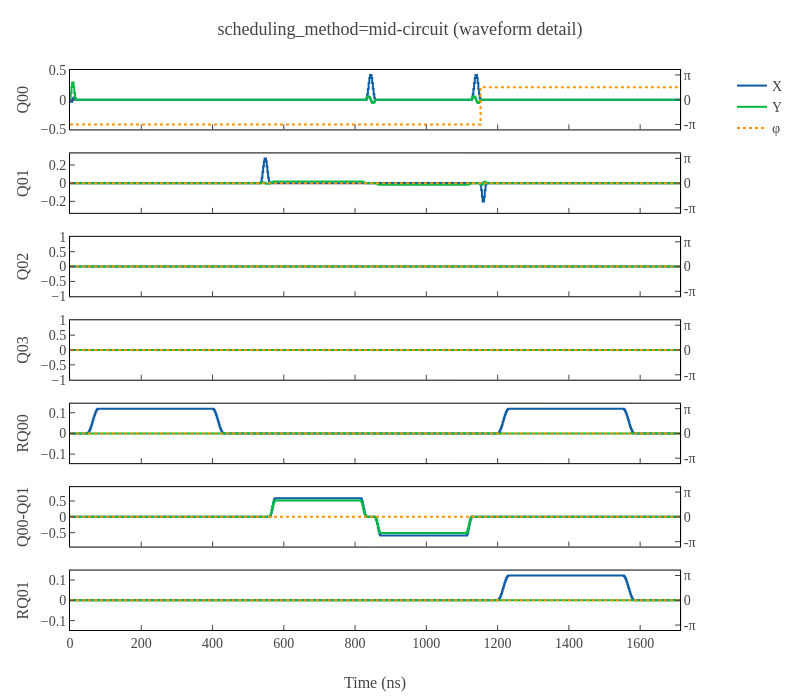

Notebook code cell kept with this figure:
### Markdown cell above
The same facts, numerically — the two readout windows on `RQ00` and the
in-window pulse on `Q01`:

### Code cell
schedule.plot(title="scheduling_method=mid-circuit (waveform detail)")

### Figure 1 — Plotly figure (JSON) as saved in the notebook; plotly's stock layout.template omitted (floating-point values rounded to 4 significant figures; data arrays with more than 128 entries replaced by an {"elided": "..."} marker saying what was removed)
{"data": [{"line": {"color": "#0C5DA5", "shape": "hv"}, "mode": "lines", "name": "X", "showlegend": true, "type": "scatter", "x": {"elided": "857 float values"}, "xaxis": "x", "y": {"elided": "857 float values"}, "yaxis": "y"}, {"line": {"color": "#00B945", "shape": "hv"}, "mode": "lines", "name": "Y", "showlegend": true, "type": "scatter", "x": {"elided": "857 float values"}, "xaxis": "x", "y": {"elided": "857 float values"}, "yaxis": "y"}, {"line": {"color": "#FF9500", "dash": "dot", "shape": "hv"}, "mode": "lines", "name": "φ", "showlegend": true, "type": "scatter", "x": {"elided": "857 float values"}, "xaxis": "x", "y": {"elided": "857 float values"}, "yaxis": "y2"}, {"line": {"color": "#0C5DA5", "shape": "hv"}, "mode": "lines", "name": "X", "showlegend": false, "type": "scatter", "x": {"elided": "857 float values"}, "xaxis": "x2", "y": {"elided": "857 float values"}, "yaxis": "y3"}, {"line": {"color": "#00B945", "shape": "hv"}, "mode": "lines", "name": "Y", "showlegend": false, "type": "scatter", "x": {"elided": "857 float values"}, "xaxis": "x2", "y": {"elided": "857 float values"}, "yaxis": "y3"}, {"line": {"color": "#FF9500", "dash": "dot", "shape": "hv"}, "mode": "lines", "name": "φ", "showlegend": false, "type": "scatter", "x": {"elided": "857 float values"}, "xaxis": "x2", "y": {"elided": "857 float values"}, "yaxis": "y4"}, {"line": {"color": "#0C5DA5", "shape": "hv"}, "mode": "lines", "name": "X", "showlegend": false, "type": "scatter", "x": {"elided": "857 float values"}, "xaxis": "x3", "y": {"elided": "857 float values"}, "yaxis": "y5"}, {"line": {"color": "#00B945", "shape": "hv"}, "mode": "lines", "name": "Y", "showlegend": false, "type": "scatter", "x": {"elided": "857 float values"}, "xaxis": "x3", "y": {"elided": "857 float values"}, "yaxis": "y5"}, {"line": {"color": "#FF9500", "dash": "dot", "shape": "hv"}, "mode": "lines", "name": "φ", "showlegend": false, "type": "scatter", "x": {"elided": "857 float values"}, "xaxis": "x3", "y": {"elided": "857 float values"}, "yaxis": "y6"}, {"line": {"color": "#0C5DA5", "shape": "hv"}, "mode": "lines", "name": "X", "showlegend": false, "type": "scatter", "x": {"elided": "857 float values"}, "xaxis": "x4", "y": {"elided": "857 float values"}, "yaxis": "y7"}, {"line": {"color": "#00B945", "shape": "hv"}, "mode": "lines", "name": "Y", "showlegend": false, "type": "scatter", "x": {"elided": "857 float values"}, "xaxis": "x4", "y": {"elided": "857 float values"}, "yaxis": "y7"}, {"line": {"color": "#FF9500", "dash": "dot", "shape": "hv"}, "mode": "lines", "name": "φ", "showlegend": false, "type": "scatter", "x": {"elided": "857 float values"}, "xaxis": "x4", "y": {"elided": "857 float values"}, "yaxis": "y8"}, {"line": {"color": "#0C5DA5", "shape": "hv"}, "mode": "lines", "name": "X", "showlegend": false, "type": "scatter", "x": {"elided": "857 float values"}, "xaxis": "x5", "y": {"elided": "857 float values"}, "yaxis": "y9"}, {"line": {"color": "#00B945", "shape": "hv"}, "mode": "lines", "name": "Y", "showlegend": false, "type": "scatter", "x": {"elided": "857 float values"}, "xaxis": "x5", "y": {"elided": "857 float values"}, "yaxis": "y9"}, {"line": {"color": "#FF9500", "dash": "dot", "shape": "hv"}, "mode": "lines", "name": "φ", "showlegend": false, "type": "scatter", "x": {"elided": "857 float values"}, "xaxis": "x5", "y": {"elided": "857 float values"}, "yaxis": "y10"}, {"line": {"color": "#0C5DA5", "shape": "hv"}, "mode": "lines", "name": "X", "showlegend": false, "type": "scatter", "x": {"elided": "857 float values"}, "xaxis": "x6", "y": {"elided": "857 float values"}, "yaxis": "y11"}, {"line": {"color": "#00B945", "shape": "hv"}, "mode": "lines", "name": "Y", "showlegend": false, "type": "scatter", "x": {"elided": "857 float values"}, "xaxis": "x6", "y": {"elided": "857 float values"}, "yaxis": "y11"}, {"line": {"color": "#FF9500", "dash": "dot", "shape": "hv"}, "mode": "lines", "name": "φ", "showlegend": false, "type": "scatter", "x": {"elided": "857 float values"}, "xaxis": "x6", "y": {"elided": "857 float values"}, "yaxis": "y12"}, {"line": {"color": "#0C5DA5", "shape": "hv"}, "mode": "lines", "name": "X", "showlegend": false, "type": "scatter", "x": {"elided": "857 float values"}, "xaxis": "x7", "y": {"elided": "857 float values"}, "yaxis": "y13"}, {"line": {"color": "#00B945", "shape": "hv"}, "mode": "lines", "name": "Y", "showlegend": false, "type": "scatter", "x": {"elided": "857 float values"}, "xaxis": "x7", "y": {"elided": "857 float values"}, "yaxis": "y13"}, {"line": {"color": "#FF9500", "dash": "dot", "shape": "hv"}, "mode": "lines", "name": "φ", "showlegend": false, "type": "scatter", "x": {"elided": "857 float values"}, "xaxis": "x7", "y": {"elided": "857 float values"}, "yaxis": "y14"}], "layout": {"height": 700, "title": {"text": "scheduling_method=mid-circuit (waveform detail)"}, "width": 800, "xaxis": {"anchor": "y", "domain": [0.0, 0.94], "matches": "x7", "showticklabels": false}, "xaxis2": {"anchor": "y3", "domain": [0.0, 0.94], "matches": "x7", "showticklabels": false}, "xaxis3": {"anchor": "y5", "domain": [0.0, 0.94], "matches": "x7", "showticklabels": false}, "xaxis4": {"anchor": "y7", "domain": [0.0, 0.94], "matches": "x7", "showticklabels": false}, "xaxis5": {"anchor": "y9", "domain": [0.0, 0.94], "matches": "x7", "showticklabels": false}, "xaxis6": {"anchor": "y11", "domain": [0.0, 0.94], "matches": "x7", "showticklabels": false}, "xaxis7": {"anchor": "y13", "domain": [0.0, 0.94], "title": {"text": "Time (ns)"}}, "yaxis": {"anchor": "x", "domain": [0.8939, 1.0], "range": [-0.5048, 0.5048], "title": {"text": "Q00"}}, "yaxis10": {"anchor": "x5", "overlaying": "y9", "range": [-3.77, 3.77], "side": "right", "ticktext": ["-π", "0", "π"], "tickvals": [-3.142, 0, 3.142]}, "yaxis11": {"anchor": "x6", "domain": [0.149, 0.2551], "range": [-0.9374, 0.9374], "title": {"text": "Q00-Q01"}}, "yaxis12": {"anchor": "x6", "overlaying": "y11", "range": [-3.77, 3.77], "side": "right", "ticktext": ["-π", "0", "π"], "tickvals": [-3.142, 0, 3.142]}, "yaxis13": {"anchor": "x7", "domain": [0.0, 0.1061], "range": [-0.1463, 0.1463], "title": {"text": "RQ01"}}, "yaxis14": {"anchor": "x7", "overlaying": "y13", "range": [-3.77, 3.77], "side": "right", "ticktext": ["-π", "0", "π"], "tickvals": [-3.142, 0, 3.142]}, "yaxis2": {"anchor": "x", "overlaying": "y", "range": [-3.77, 3.77], "side": "right", "ticktext": ["-π", "0", "π"], "tickvals": [-3.142, 0, 3.142]}, "yaxis3": {"anchor": "x2", "domain": [0.7449, 0.851], "range": [-0.3268, 0.3268], "title": {"text": "Q01"}}, "yaxis4": {"anchor": "x2", "overlaying": "y3", "range": [-3.77, 3.77], "side": "right", "ticktext": ["-π", "0", "π"], "tickvals": [-3.142, 0, 3.142]}, "yaxis5": {"anchor": "x3", "domain": [0.5959, 0.702], "range": [-0.0, 0.0], "title": {"text": "Q02"}}, "yaxis6": {"anchor": "x3", "overlaying": "y5", "range": [-3.77, 3.77], "side": "right", "ticktext": ["-π", "0", "π"], "tickvals": [-3.142, 0, 3.142]}, "yaxis7": {"anchor": "x4", "domain": [0.4469, 0.5531], "range": [-0.0, 0.0], "title": {"text": "Q03"}}, "yaxis8": {"anchor": "x4", "overlaying": "y7", "range": [-3.77, 3.77], "side": "right", "ticktext": ["-π", "0", "π"], "tickvals": [-3.142, 0, 3.142]}, "yaxis9": {"anchor": "x5", "domain": [0.298, 0.4041], "range": [-0.1438, 0.1438], "title": {"text": "RQ00"}}}}
